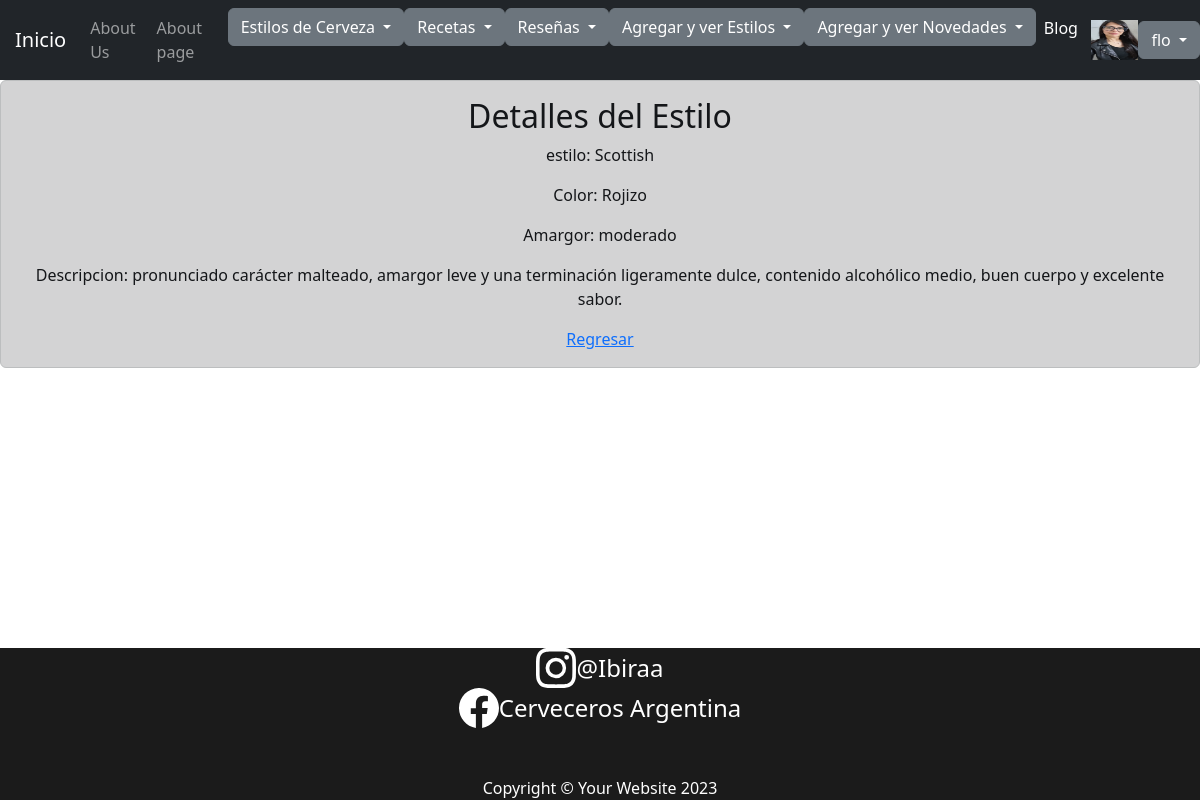
Screenshot of /app/ver_estilo/3 (signed in) with the database file from the repository.
### Appfinal/models.py (models this page shows, shortened)
class Imagen(models.Model):
    user = models.OneToOneField(User, on_delete=models.CASCADE, null=True)
    imagen = models.ImageField(upload_to='imagenes', null=True, blank=True)
    def __str__(self):
        return f"{settings.MEDIA_URL}{self.imagen}"

class Estilos(models.Model):
    nombre = models.CharField(max_length=40)
    color = models.CharField(max_length=40)
    amargor = models.CharField(max_length=40)
    descripcion = models.TextField(max_length=200)

### Appfinal/views.py (the view)
# urls.py: path('ver_estilo/<int:estilo_id>', ver_estilo, name="VerEstilo" ),
@login_required
def ver_estilo(request, estilo_id):
    estilo =Estilos.objects.get(id=estilo_id)
    return render(request, 'Appfinal/ver_estilo.html', {'estilo': estilo})

### Appfinal/context_processors.py (called while the page is built)
def custom_user(request):
    context = auth(request)
    user = context['user']
    if user.is_authenticated:
        imagen = Imagen.objects.filter(user=request.user.id)
        cant = len(imagen)
        if cant > 0:
            context['user_avatar'] = imagen[cant-1]
        else:
            context['user_avatar'] = ""
    return context

### Appfinal/template/Appfinal/ver_estilo.html
{% extends "Appfinal/index.html" %}
{% load static %}
{% block content %}
<body>
    <div class="alert alert-dark" role="alert" style="text-align: center;">
    <h2 >Detalles del Estilo</h2>
    <p>estilo: {{ estilo.nombre }}</p>
    <p>Color: {{ estilo.color }}</p>
    <p>Amargor: {{ estilo.amargor }}</p>
    <p>Descripcion: {{ estilo.descripcion }}</p>
    <a href="{% url 'VerBD' %}">Regresar</a>
    </div>
</body>
<br>
<br>
<br>
<br>
<br>
<br>
<br>
{% endblock %}

### Appfinal/template/Appfinal/index.html (shortened to what this page needs)
<!DOCTYPE html>
{% load static %}
<html lang="en">
    <head>
        <link href="{% static 'Appfinal/css/styles.css' %}" rel="stylesheet" />
    </head>
    <body>
        <nav class="navbar navbar-expand-lg navbar-dark bg-dark" style="width: 100%;">
            <div class="container-fluid justify-content-center" style="margin-left: 10px;">
                <a class="navbar-brand" href="{% url 'Inicio2' %}" style="margin-left: 5px;">Inicio</a>
                <div class="collapse navbar-collapse" id="navbarSupportedContent">
                    <ul class="navbar-nav ms-auto mb-2 mb-lg-0">
                        <li class="nav-item"><a class="nav-link" href="{% url 'About' %}">About Us</a></li>
                        <li class="nav-item"><a class="nav-link" href="{% url 'Nosotros' %}">About page</a></li>
                        <div class="dropdown">
                            <button class="btn btn-secondary dropdown-toggle" type="button" id="dropdownMenuButton1" data-bs-toggle="dropdown" aria-expanded="false">
                                Estilos de Cerveza
                            </button>
                        </div>
                        <div class="dropdown">
                            <button class="btn btn-secondary dropdown-toggle" type="button" id="dropdownMenuButton1" data-bs-toggle="dropdown" aria-expanded="false">
                                Recetas
                            </button>
                        </div>
                        <div class="dropdown">
                            <button class="btn btn-secondary dropdown-toggle" type="button" id="dropdownMenuButton1" data-bs-toggle="dropdown" aria-expanded="false">
                                Reseñas
                            </button>
                        </div>
                        <div class="dropdown">
                            <button class="btn btn-secondary dropdown-toggle" type="button" id="dropdownMenuButton1" data-bs-toggle="dropdown" aria-expanded="false">
                                Agregar y ver Estilos
                            </button>
                        </div>
                        <div class="dropdown">
                            <button class="btn btn-secondary dropdown-toggle" type="button" id="dropdownMenuButton1" data-bs-toggle="dropdown" aria-expanded="false">
                                Agregar y ver Novedades
                            </button>
                        </div>
                        <li class="nav-item"><a class="nav-link active" aria-current="page" href="{% url 'Blog' %}">Blog</a></li>
                    </ul>
                </div>
                {% if request.user.is_authenticated %}
                {% if user_avatar %}
                <img src="{{user_avatar}}" alt="" style="height: 40px;width: 50px;">
                {% endif %}
                <div class="dropdown">
                    <button class="btn btn-secondary dropdown-toggle" type="button" id="dropdownMenuButton1" data-bs-toggle="dropdown" aria-expanded="false">
                        {{ request.user.username }}
                    </button>
                </div>
                          {% endif %}
            </div>
        </nav>
        {% block content %}{% endblock %}
<br>
<br>
<br>
<br>
        <footer class="footer dark">
            <div class="content" >
                <div class="icon-text-container">
                    <a href="https://www.instagram.com/ibirraa/" target="_blank" style="text-decoration: none;">
                    <div class="icon-container" style="text-align: center; display: flex; justify-content: center; align-items: center; height: 100%;">
                    </a>
                        <span style="color: white; font-size: 24px; text-align: center; display: block;">@Ibiraa</span>
                </div>
                <div class="icon-text-container">
                    <a href="https://www.facebook.com/Cerveceros Argentinos/" target="_blank" style="text-decoration: none;">
                    <div class="icon-container" style="text-align: center; display: flex; justify-content: center; align-items: center; height: 100%;">
                    </a>
                        <span style="color: white; font-size: 24px; text-align: center; display: block;">Cerveceros Argentina</span>
                    </div>
                    <br>
                    <br>
                <p class="m-0 text-center text-white">Copyright &copy; Your Website 2023</p>
            </div>
        </footer>
    </body>
</html>

### Appfinal/template/Appfinal/index.html (style rules this page uses)
body { display: flex; justify-content: center; align-items: center; flex-direction: column; text-align: left; height: 100%; }
body { background-color: antiquewhite ; }
footer { flex-shrink: 0; }
.dark { background-color: #000000e4; color: #fff; width: 100%; text-align: center; display: flex; justify-content: center; }
.content { text-align: center; }
.navbar .nav-item { margin-right: 5px; }

### rows the page displays
Imagen: imagen (picture)
Estilos: nombre "Scottish", color "Rojizo", amargor "moderado", descripcion "pronunciado carácter malteado, amargor leve y una terminación ligeramente dulce, contenido alcohólico medio, buen cuerpo y excelente sabor."

### other values shown
{{ request.user.username }} "flo"
